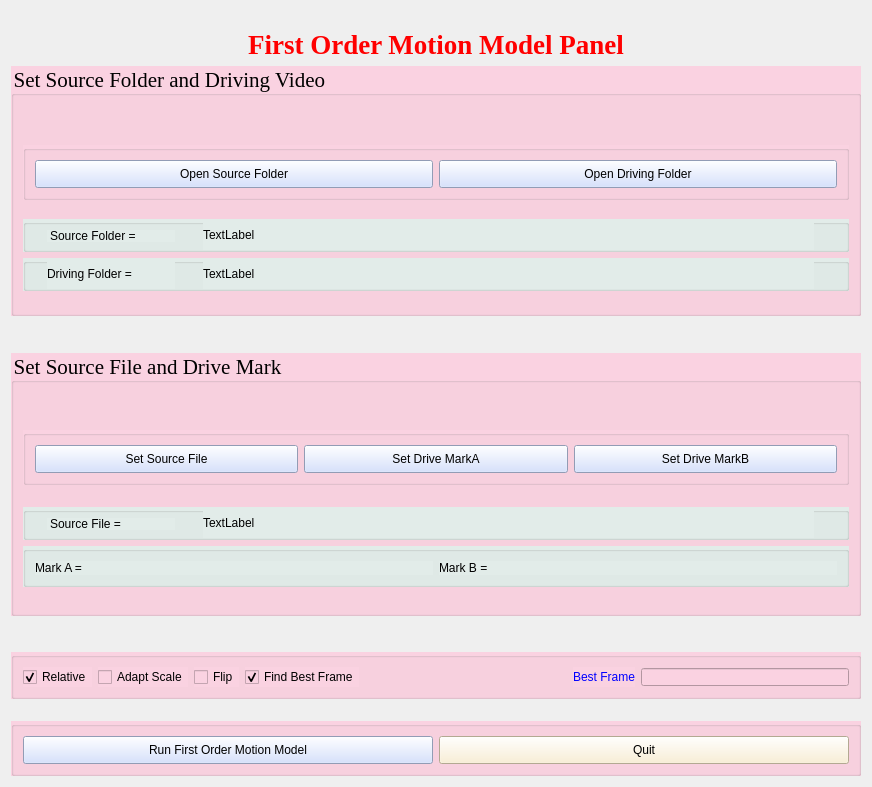
      <widget class="QWidget" name="tabFirst">
       <attribute name="title">
        <string>First Order Motion Model</string>
       </attribute>
       <layout class="QVBoxLayout" name="verticalLayout_2">
        <item>
         <widget class="QLabel" name="label_2">
          <property name="font">
           <font>
            <family>Times New Roman</family>
            <pointsize>20</pointsize>
            <weight>75</weight>
            <bold>true</bold>
           </font>
          </property>
          <property name="styleSheet">
           <string notr="true">margin-top: 18px; color: red; font-size: 20pt;</string>
          </property>
          <property name="text">
           <string>First Order Motion Model Panel</string>
          </property>
          <property name="alignment">
           <set>Qt::AlignCenter</set>
          </property>
         </widget>
        </item>
        <item>
         <widget class="QGroupBox" name="groupBox">
          <property name="minimumSize">
           <size>
            <width>850</width>
            <height>232</height>
           </size>
          </property>
          <property name="font">
           <font>
            <family>Times New Roman</family>
            <pointsize>16</pointsize>
           </font>
          </property>
          <property name="mouseTracking">
           <bool>false</bool>
          </property>
          <property name="styleSheet">
           <string notr="true">background-color: #FAD2E1

</string>
          </property>
          <property name="title">
           <string>Set Source Folder and Driving Video </string>
          </property>
          <layout class="QVBoxLayout" name="verticalLayout_5">
           <item>
            <spacer name="verticalSpacer">
             <property name="orientation">
              <enum>Qt::Vertical</enum>
             </property>
             <property name="sizeHint" stdset="0">
              <size>
               <width>20</width>
               <height>40</height>
              </size>
             </property>
            </spacer>
           </item>
           <item>
            <widget class="QGroupBox" name="groupBox">
             <property name="minimumSize">
              <size>
               <width>781</width>
               <height>51</height>
              </size>
             </property>
             <layout class="QHBoxLayout" name="horizontalLayout">
              <item>
               <widget class="QPushButton" name="bSrcFolder">
                <property name="sizePolicy">
                 <sizepolicy hsizetype="Minimum" vsizetype="Preferred">
                  <horstretch>0</horstretch>
                  <verstretch>0</verstretch>
                 </sizepolicy>
                </property>
                <property name="minimumSize">
                 <size>
                  <width>0</width>
                  <height>28</height>
                 </size>
                </property>
                <property name="styleSheet">
                 <string notr="true">background-color: #CDDAFD</string>
                </property>
                <property name="text">
                 <string>Open Source Folder</string>
                </property>
               </widget>
              </item>
              <item>
               <widget class="QPushButton" name="bDriveFolder">
                <property name="sizePolicy">
                 <sizepolicy hsizetype="Minimum" vsizetype="Preferred">
                  <horstretch>0</horstretch>
                  <verstretch>0</verstretch>
                 </sizepolicy>
                </property>
                <property name="minimumSize">
                 <size>
                  <width>0</width>
                  <height>28</height>
                 </size>
                </property>
                <property name="styleSheet">
                 <string notr="true">background-color: #CDDAFD</string>
                </property>
                <property name="text">
                 <string>Open Driving Folder</string>
                </property>
               </widget>
              </item>
             </layout>
            </widget>
           </item>
           <item>
            <spacer name="verticalSpacer_2">
             <property name="orientation">
              <enum>Qt::Vertical</enum>
             </property>
             <property name="sizeHint" stdset="0">
              <size>
               <width>20</width>
               <height>13</height>
              </size>
             </property>
            </spacer>
           </item>
           <item>
            <widget class="QGroupBox" name="groupBox_2">
             <property name="minimumSize">
              <size>
               <width>0</width>
               <height>33</height>
              </size>
             </property>
             <property name="styleSheet">
              <string notr="true">background-color: #E2ECE9</string>
             </property>
             <property name="title">
              <string/>
             </property>
             <widget class="QLabel" name="tSrcFolder">
              <property name="enabled">
               <bool>true</bool>
              </property>
              <property name="geometry">
               <rect>
                <x>24</x>
                <y>1</y>
                <width>128</width>
                <height>30</height>
               </rect>
              </property>
              <property name="maximumSize">
               <size>
                <width>16777215</width>
                <height>48</height>
               </size>
              </property>
              <property name="styleSheet">
               <string notr="true">margin-top: 10px; margin-bottom: 8px</string>
              </property>
              <property name="text">
               <string>Source Folder = </string>
              </property>
              <property name="margin">
               <number>0</number>
              </property>
             </widget>
             <widget class="QLabel" name="label_5">
              <property name="geometry">
               <rect>
                <x>180</x>
                <y>1</y>
                <width>611</width>
                <height>30</height>
               </rect>
              </property>
              <property name="text">
               <string>TextLabel</string>
              </property>
             </widget>
            </widget>
           </item>
           <item>
            <widget class="QGroupBox" name="groupBox_3">
             <property name="minimumSize">
              <size>
               <width>802</width>
               <height>33</height>
              </size>
             </property>
             <property name="styleSheet">
              <string notr="true">background-color: #E2ECE9</string>
             </property>
             <property name="title">
              <string/>
             </property>
             <widget class="QLabel" name="tDriveFolder">
              <property name="geometry">
               <rect>
                <x>24</x>
                <y>1</y>
                <width>128</width>
                <height>30</height>
               </rect>
              </property>
              <property name="text">
               <string>Driving Folder =</string>
              </property>
             </widget>
             <widget class="QLabel" name="label_6">
              <property name="geometry">
               <rect>
                <x>180</x>
                <y>1</y>
                <width>611</width>
                <height>30</height>
               </rect>
              </property>
              <property name="text">
               <string>TextLabel</string>
              </property>
             </widget>
            </widget>
           </item>
           <item>
            <spacer name="verticalSpacer_4">
             <property name="orientation">
              <enum>Qt::Vertical</enum>
             </property>
             <property name="sizeHint" stdset="0">
              <size>
               <width>20</width>
               <height>13</height>
              </size>
             </property>
            </spacer>
           </item>
          </layout>
         </widget>
        </item>
        <item>
         <spacer name="verticalSpacer_18">
          <property name="orientation">
           <enum>Qt::Vertical</enum>
          </property>
          <property name="sizeHint" stdset="0">
           <size>
            <width>20</width>
            <height>31</height>
           </size>
          </property>
         </spacer>
        </item>
        <item>
         <widget class="QGroupBox" name="groupBox_4">
          <property name="minimumSize">
           <size>
            <width>850</width>
            <height>236</height>
           </size>
          </property>
          <property name="font">
           <font>
            <family>Times New Roman</family>
            <pointsize>16</pointsize>
           </font>
          </property>
          <property name="styleSheet">
           <string notr="true">background-color: #FAD2E1

</string>
          </property>
          <property name="title">
           <string>Set Source File and Drive Mark</string>
          </property>
          <layout class="QVBoxLayout" name="verticalLayout_4">
           <item>
            <spacer name="verticalSpacer_3">
             <property name="orientation">
              <enum>Qt::Vertical</enum>
             </property>
             <property name="sizeHint" stdset="0">
              <size>
               <width>20</width>
               <height>38</height>
              </size>
             </property>
            </spacer>
           </item>
           <item>
            <widget class="QGroupBox" name="groupBox">
             <layout class="QHBoxLayout" name="horizontalLayout_2">
              <item>
               <widget class="QPushButton" name="bSetSource">
                <property name="minimumSize">
                 <size>
                  <width>0</width>
                  <height>28</height>
                 </size>
                </property>
                <property name="styleSheet">
                 <string notr="true">background-color: #CDDAFD</string>
                </property>
                <property name="text">
                 <string>Set Source File</string>
                </property>
               </widget>
              </item>
              <item>
               <widget class="QPushButton" name="bSetDriveA">
                <property name="minimumSize">
                 <size>
                  <width>0</width>
                  <height>28</height>
                 </size>
                </property>
                <property name="styleSheet">
                 <string notr="true">background-color: #CDDAFD</string>
                </property>
                <property name="text">
                 <string>Set Drive MarkA</string>
                </property>
               </widget>
              </item>
              <item>
               <widget class="QPushButton" name="bSetDriveB">
                <property name="minimumSize">
                 <size>
                  <width>0</width>
                  <height>28</height>
                 </size>
                </property>
                <property name="styleSheet">
                 <string notr="true">background-color: #CDDAFD</string>
                </property>
                <property name="text">
                 <string>Set Drive MarkB</string>
                </property>
               </widget>
              </item>
             </layout>
            </widget>
           </item>
           <item>
            <spacer name="verticalSpacer_15">
             <property name="orientation">
              <enum>Qt::Vertical</enum>
             </property>
             <property name="sizeHint" stdset="0">
              <size>
               <width>20</width>
               <height>16</height>
              </size>
             </property>
            </spacer>
           </item>
           <item>
            <widget class="QGroupBox" name="groupBox_5">
             <property name="minimumSize">
              <size>
               <width>802</width>
               <height>33</height>
              </size>
             </property>
             <property name="styleSheet">
              <string notr="true">background-color: #E2ECE9</string>
             </property>
             <property name="title">
              <string/>
             </property>
             <widget class="QLabel" name="tSrcFile">
              <property name="geometry">
               <rect>
                <x>24</x>
                <y>1</y>
                <width>128</width>
                <height>30</height>
               </rect>
              </property>
              <property name="maximumSize">
               <size>
                <width>16777215</width>
                <height>48</height>
               </size>
              </property>
              <property name="styleSheet">
               <string notr="true">margin-top: 10px;  margin-bottom: 8px</string>
              </property>
              <property name="text">
               <string>Source File =</string>
              </property>
             </widget>
             <widget class="QLabel" name="label_7">
              <property name="geometry">
               <rect>
                <x>180</x>
                <y>1</y>
                <width>611</width>
                <height>30</height>
               </rect>
              </property>
              <property name="text">
               <string>TextLabel</string>
              </property>
             </widget>
            </widget>
           </item>
           <item>
            <widget class="QGroupBox" name="groupBox">
             <property name="minimumSize">
              <size>
               <width>802</width>
               <height>32</height>
              </size>
             </property>
             <property name="styleSheet">
              <string notr="true">background-color: #E2ECE9</string>
             </property>
             <layout class="QHBoxLayout" name="horizontalLayout_3">
              <item>
               <widget class="QLabel" name="tMarkA">
                <property name="maximumSize">
                 <size>
                  <width>16777215</width>
                  <height>24</height>
                 </size>
                </property>
                <property name="styleSheet">
                 <string notr="true"/>
                </property>
                <property name="text">
                 <string>Mark A =</string>
                </property>
               </widget>
              </item>
              <item>
               <widget class="QLabel" name="tMarkB">
                <property name="maximumSize">
                 <size>
                  <width>16777215</width>
                  <height>24</height>
                 </size>
                </property>
                <property name="styleSheet">
                 <string notr="true"/>
                </property>
                <property name="text">
                 <string>Mark B =</string>
                </property>
               </widget>
              </item>
             </layout>
            </widget>
           </item>
           <item>
            <spacer name="verticalSpacer_14">
             <property name="orientation">
              <enum>Qt::Vertical</enum>
             </property>
             <property name="sizeHint" stdset="0">
              <size>
               <width>20</width>
               <height>17</height>
              </size>
             </property>
            </spacer>
           </item>
          </layout>
         </widget>
        </item>
        <item>
         <spacer name="verticalSpacer_17">
          <property name="orientation">
           <enum>Qt::Vertical</enum>
          </property>
          <property name="sizeHint" stdset="0">
           <size>
            <width>20</width>
            <height>30</height>
           </size>
          </property>
         </spacer>
        </item>
        <item>
         <widget class="QGroupBox" name="groupBox">
          <property name="minimumSize">
           <size>
            <width>850</width>
            <height>40</height>
           </size>
          </property>
          <property name="styleSheet">
           <string notr="true">background-color: #FAD2E1

</string>
          </property>
          <layout class="QHBoxLayout" name="horizontalLayout_4">
           <item>
            <widget class="QCheckBox" name="cRelative">
             <property name="text">
              <string>Relative</string>
             </property>
             <property name="checked">
              <bool>true</bool>
             </property>
            </widget>
           </item>
           <item>
            <widget class="QCheckBox" name="cAdapt">
             <property name="text">
              <string>Adapt Scale</string>
             </property>
            </widget>
           </item>
           <item>
            <widget class="QCheckBox" name="cFlip">
             <property name="text">
              <string>Flip</string>
             </property>
            </widget>
           </item>
           <item>
            <widget class="QCheckBox" name="cFindBest">
             <property name="text">
              <string>Find Best Frame</string>
             </property>
             <property name="checked">
              <bool>true</bool>
             </property>
            </widget>
           </item>
           <item>
            <spacer name="horizontalSpacer">
             <property name="orientation">
              <enum>Qt::Horizontal</enum>
             </property>
             <property name="sizeHint" stdset="0">
              <size>
               <width>40</width>
               <height>20</height>
              </size>
             </property>
            </spacer>
           </item>
           <item>
            <widget class="QLabel" name="label">
             <property name="maximumSize">
              <size>
               <width>16777215</width>
               <height>20</height>
              </size>
             </property>
             <property name="styleSheet">
              <string notr="true">color: blue; margin-right: 0; padding-right: 0;</string>
             </property>
             <property name="text">
              <string>Best Frame</string>
             </property>
            </widget>
           </item>
           <item>
            <widget class="QLineEdit" name="eBestFrame">
             <property name="styleSheet">
              <string notr="true">padding-left:0; margin-left:0</string>
             </property>
            </widget>
           </item>
          </layout>
         </widget>
        </item>
        <item>
         <spacer name="verticalSpacer_16">
          <property name="orientation">
           <enum>Qt::Vertical</enum>
          </property>
          <property name="sizeHint" stdset="0">
           <size>
            <width>20</width>
            <height>16</height>
           </size>
          </property>
         </spacer>
        </item>
        <item>
         <widget class="QGroupBox" name="groupBox">
          <property name="minimumSize">
           <size>
            <width>850</width>
            <height>51</height>
           </size>
          </property>
          <property name="styleSheet">
           <string notr="true">background-color: #FAD2E1

</string>
          </property>
          <layout class="QHBoxLayout" name="horizontalLayout_5">
           <item>
            <widget class="QPushButton" name="bRunFirst">
             <property name="minimumSize">
              <size>
               <width>0</width>
               <height>28</height>
              </size>
             </property>
             <property name="styleSheet">
              <string notr="true">background-color: #CDDAFD</string>
             </property>
             <property name="text">
              <string>Run First Order Motion Model</string>
             </property>
            </widget>
           </item>
           <item>
            <widget class="QPushButton" name="bQuit">
             <property name="minimumSize">
              <size>
               <width>0</width>
               <height>28</height>
              </size>
             </property>
             <property name="styleSheet">
              <string notr="true">background-color: #FAEDCD</string>
             </property>
             <property name="text">
              <string>Quit</string>
             </property>
            </widget>
           </item>
          </layout>
         </widget>
        </item>
       </layout>
      </widget>
